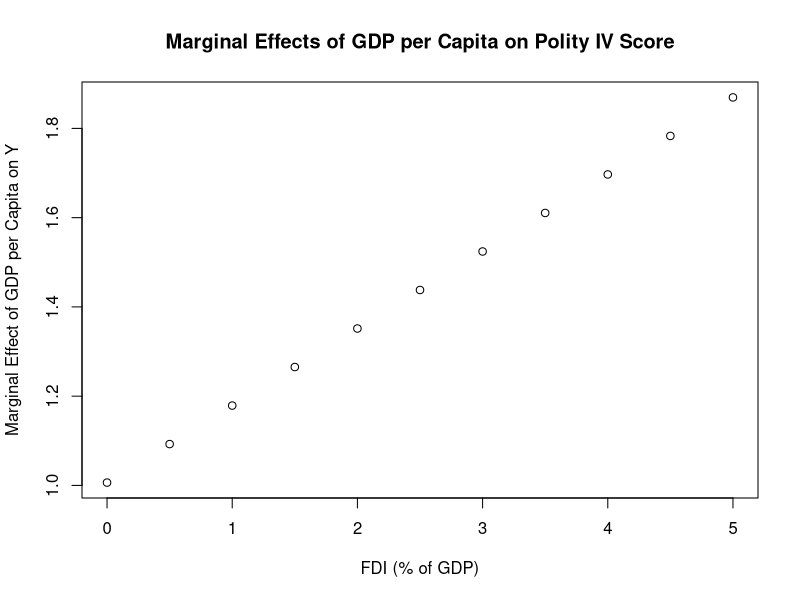
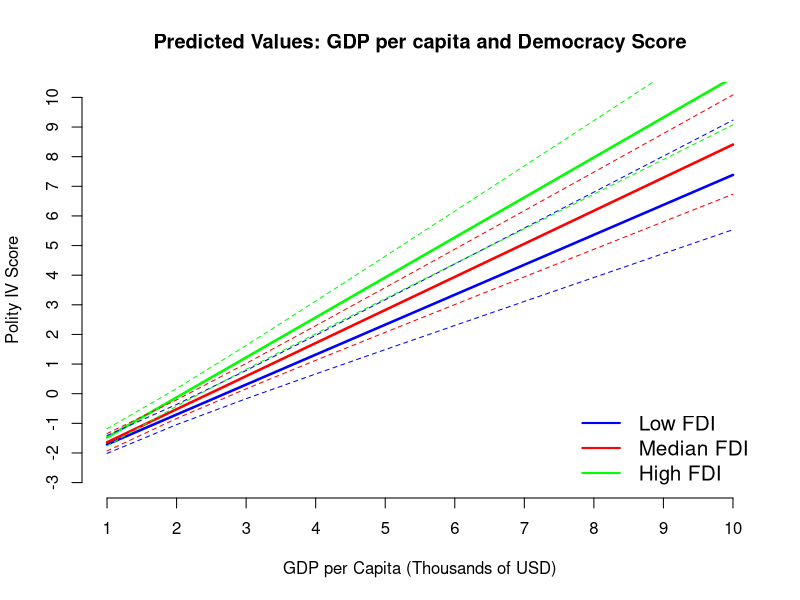
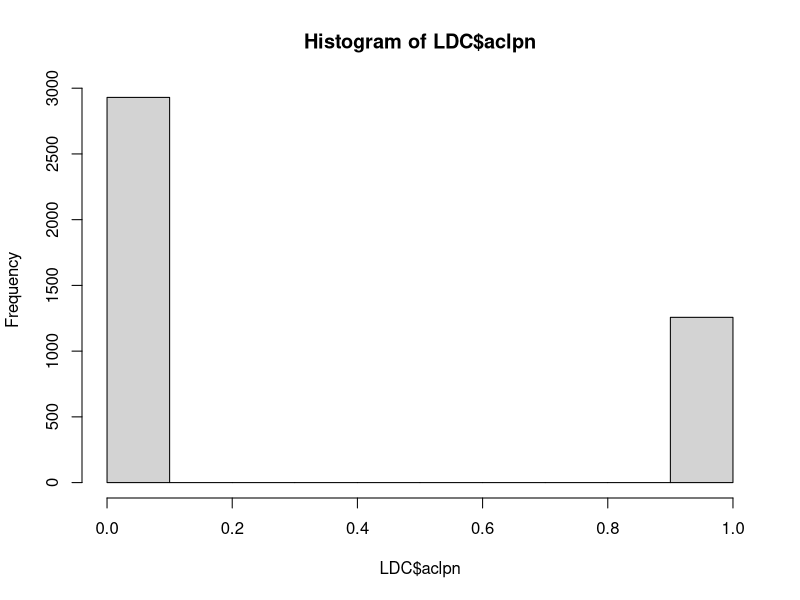
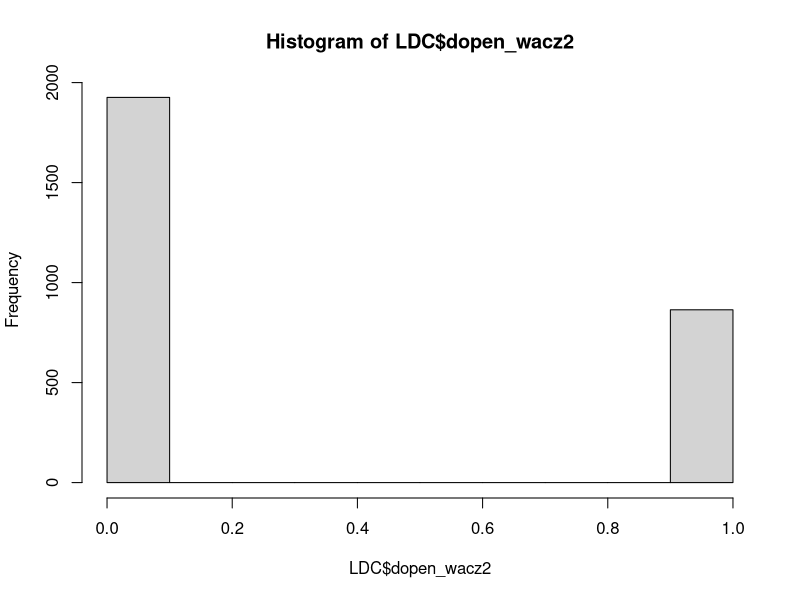

Here is the R script that generated these plots, in order:
## ---- chunk 1
setwd('C:/Users/Jan/OneDrive/Documents/GitHub/ps630_lab/')
library(foreign)
LDC=read.dta("LDC_IO_replication.dta")
main_fe=lm(newtar ~ l1polity + l1signed + l1office + l1gdp_pc + l1lnpop + l1ecris2 + l1bpc1 + l1avnewtar + factor(ctylabel)-1, data = LDC)
## ---- chunk 2
summary(LDC$polityiv_update2)
summary(LDC$l1gdp_pc)
summary(LDC$l1fdi)
## ---- chunk 3
which(LDC$l1gdp_pc > 20000)
LDC[1472,]
# It's Kuwait

which(LDC$l1fdi > 50)
LDC[2847,]
# It's Equatorial Guinea
## ---- chunk 4
# Second: estimate the model
intmodel=lm(polityiv_update2~l1gdp_pc+l1fdi+l1gdp_pc*l1fdi, data=LDC)
summary(intmodel)
## ---- chunk 5
intmodel$coefficients
## ---- chunk 6
summary(LDC$fdignp)
quantile(LDC$fdignp, probs=c(0.1,0.9), na.rm=T)

fdi_values=seq(0,5,by=0.5)

### Note the marginal effect is for an increase of GDP per Capita by 1 USD
### In order to make interpretation easier, we will look at increases by 1000 USD

marginal=rep(0.0010063348*1000,11)+0.0001726174*fdi_values*1000
plot(fdi_values,marginal, type="p", main="Marginal Effects of GDP per Capita on Polity IV Score", xlab="FDI (% of GDP)", ylab="Marginal Effect of GDP per Capita on Y")
## ---- chunk 7
quantile(LDC$l1fdi, probs=c(0.25,0.5,0.75), na.rm=TRUE)
nd1 = data.frame(l1gdp_pc=seq(1000,10000,by=1000), l1fdi=rep(0.0269332,10))
nd2 = data.frame(l1gdp_pc=seq(1000,10000,by=1000), l1fdi=rep(0.6382053,10))
nd3 = data.frame(l1gdp_pc=seq(1000,10000,by=1000), l1fdi=rep(1.9903931,10))
## ---- chunk 8
pred.p1 = predict(intmodel, type="response", se.fit=TRUE, newdata=nd1)
pred.p2 = predict(intmodel, type="response", se.fit=TRUE, newdata=nd2)
pred.p3 = predict(intmodel, type="response", se.fit=TRUE, newdata=nd3)

pred.table1 = cbind(pred.p1$fit, pred.p1$se.fit)
pred.table2 = cbind(pred.p2$fit, pred.p2$se.fit)
pred.table3 = cbind(pred.p3$fit, pred.p3$se.fit)
## ---- chunk 9
plot(pred.p1$fit, type="l", ylim=c(-3,10), main="Predicted Values: GDP per capita and Democracy Score", xlab="GDP per Capita (Thousands of USD)", ylab="Polity IV Score", axes=FALSE, col="blue", lwd=2.5)
axis(1, at=seq(1,10), labels=seq(1,10))
axis(2, at=seq(-3,10), labels=seq(-3,10))

### Next: we add lines

lines(pred.p2$fit, col="red", lwd=2.5)
lines(pred.p3$fit, col="green", lwd=2.5)

### Let us add a legend to our plot, so it's more obivous what we did here.

legend("bottomright", c("Low FDI","Median FDI","High FDI"), lty=1, lwd=2, col=c("blue", "red", "green"), bty="n", cex=1.25)

### We can also add confidence intervals to our plot, though this will make it a little less clear.

fit1 = pred.p1$fit
low1 = pred.p1$fit - 2*pred.p1$se.fit
high1 = pred.p1$fit + 2*pred.p1$se.fit
cis1 = cbind(fit1, low1, high1)

fit2 = pred.p2$fit
low2 = pred.p2$fit - 2*pred.p2$se.fit
high2 = pred.p2$fit + 2*pred.p2$se.fit
cis2 = cbind(fit2, low2, high2)

fit3 = pred.p3$fit
low3 = pred.p3$fit - 2*pred.p3$se.fit
high3 = pred.p3$fit + 2*pred.p3$se.fit
cis3 = cbind(fit3, low3, high3)

matlines(cis1[,c(2,3)], lty=2, col="blue")
matlines(cis2[,c(2,3)], lty=2, col="red")
matlines(cis3[,c(2,3)], lty=2, col="green")
## ---- chunk 10
hist(LDC$aclpn)
hist(LDC$dopen_wacz2)
## ---- chunk 11
anovamodel1=lm(fdignp ~ aclpn, data=LDC)
summary(anovamodel1)
anova(anovamodel1)
## ---- chunk 12
anovamodel2=lm(fdignp ~ aclpn + dopen_wacz2 + aclpn*dopen_wacz2, data=LDC)
summary(anovamodel2)
anova(anovamodel2)
